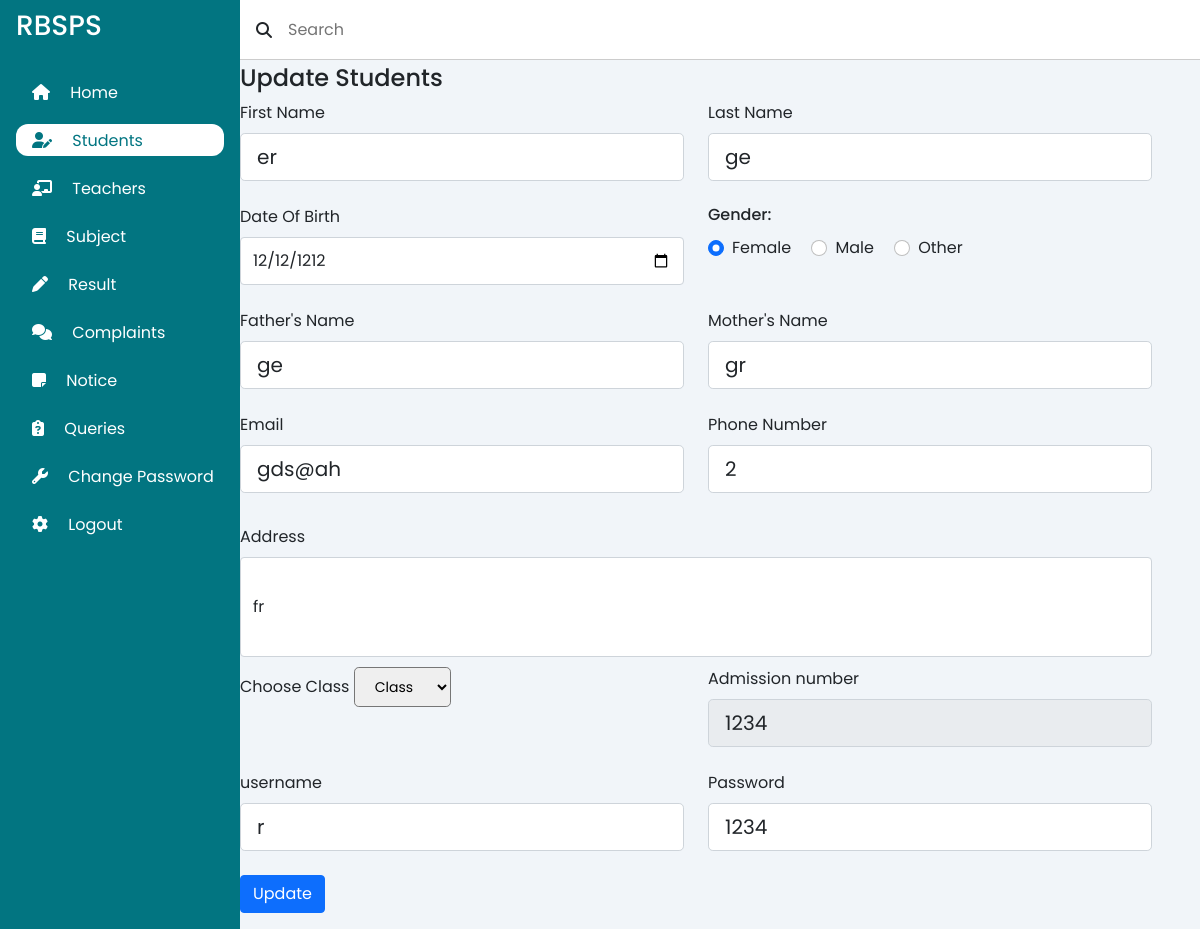
The page /admin/updateStudents.php?admno=1234 on the database its author committed.
### tables this page shows
CREATE TABLE `student` (
  `sid` int(11) NOT NULL,
  `name` varchar(100) NOT NULL,
  `class` int(2) NOT NULL,
  `ph` int(15) NOT NULL,
  `admno` int(10) NOT NULL,
  `gender` varchar(10) NOT NULL,
  `fname` varchar(100) NOT NULL,
  `mname` varchar(100) NOT NULL,
  `email` varchar(200) NOT NULL,
  `address` text NOT NULL,
  `username` varchar(100) NOT NULL,
  `lastname` varchar(100) NOT NULL,
  `dob` date DEFAULT NULL,
  `pass` varchar(260) NOT NULL,
  `path` varchar(500) NOT NULL
);

### admin/updateStudents.php (the view, shortened to what this page needs)
<?php
require '../connection.php';
$admno=$_GET['admno'];
    ?>
<!DOCTYPE html>
<html lang="en">
<head>
    <link rel="stylesheet" href="//cdn.datatables.net/1.13.4/css/jquery.dataTables.min.css">
    <link href="https://cdn.jsdelivr.net/npm/bootstrap@5.1.3/dist/css/bootstrap.min.css" rel="stylesheet"
>
    <link rel="stylesheet" href="style.css">
</head>
<?php
 $sql = "SELECT * FROM `student` where admno=$admno";
 $result = mysqli_query($conn, $sql);
 $row = mysqli_fetch_assoc($result);
?>
<body>
    <div class="sidebar">
        <div class="sidebar-header">
            <h3 class="brand">
                <span>RBSPS</span>
            </h3>
        </div>
        <div class="sidebar-menu">
            <ul>
                <li>
                    <a href="index.php">
                        <i class="fa-sharp fa-solid fa-house"></i>
                        <span>Home</span>
                    </a>
                </li>
                <li class="active">
                    <a href="#">
                        <i class="fa-solid fa-user-pen"></i>
                        <span>Students</span>
                    </a>
                </li>
                <li>
                    <a href="manageTeacher.php">
                        <i class="fa-solid fa-chalkboard-user"></i>
                        <span>Teachers</span>
                    </a>
                </li>
                <li>
                    <a href="manageSubject.php">
                        <i class="fa fa-book"></i>
                        <span>Subject</span>
                    </a>
                </li>
                <li>
                    <a href="editResult.php">
                        <i class="fa-solid fa-pen"></i>
                        <span>Result</span>
                    </a>
                </li>
                <li>
                    <a href="viewComplaints.php">
                        <i class="fa-solid fa-comments"></i>
                        <span>Complaints</span>
                    </a>
                </li>
                <li>
                    <a href="manageNotice.php">
                        <i class="fa fa-sticky-note"></i>
                        <span>Notice</span>
                    </a>
                </li>
                <li>
                    <a href="manageQuery.php">
                        <i class="fa-solid fa-clipboard-question"></i>
                        <span>Queries</span>
                    </a>
                </li>
                <li>
                    <a href="changePassword.php">
                        <i class="fa-solid fa-wrench"></i>
                        <span>Change Password</span>
                    </a>
                </li>
                <li>
                    <a href="logout.php">
                        <i class="fa-solid fa-gear"></i>
                        <span>Logout</span>
                    </a>
                </li>
            </ul>
        </div>
    </div>
    <div class="main-content">
        <header>
            <div class="search-wrapper">
                <i class="fa-solid fa-magnifying-glass"></i>
                <input type="search" name="" id="" placeholder="Search">
            </div>
        </header>
    </div>
    <main style="margin-left: 16%; margin-top: 4%;">
        <h4>Update Students</h4>
        <form action="updateStudents.php?admno=<?=$admno?>" method="post">
            <div class="row">
                <div class="col-md-6 mb-4">
                    <div class="form-outline">
                        <label class="form-label" for="firstName">First Name</label>
                        <input value="<?=$row['name']?>" type="text" name="name" id="firstName" class="form-control form-control-lg" style="width:100%" />
                    </div>
                </div>
                <div class="col-md-6 mb-4">
                    <div class="form-outline">
                        <label class="form-label" for="lastName">Last Name</label>
                        <input value="<?=$row['lastname']?>" name="lastname" type="text" id="lastName" class="form-control form-control-lg" />
                    </div>
                </div>
            </div>
            <div class="row">
                <div class="col-md-6 mb-4 d-flex align-items-center">
                    <div class="form-outline datepicker w-100">
                        <label for="birthdayDate" class="form-label">Date Of Birth</label>
                        <input value="<?=$row['dob']?>" type="date" class="form-control " name="dob" id="birthdayDate"
                            style="height: 48px; font-size: medium;">
                    </div>
                </div>
                <div class="col-md-6 mb-4">
                    <h6 class="mb-2 pb-1">Gender: </h6>
                    <div class="form-check form-check-inline">
                        <input class="form-check-input" type="radio" name="inlineRadioOptions" id="femaleGender"
                            value="female" checked />
                        <label class="form-check-label" for="femaleGender">Female</label>
                    </div>
                    <div class="form-check form-check-inline">
                        <input class="form-check-input" type="radio" name="inlineRadioOptions" id="maleGender"
                            value="male" />
                        <label class="form-check-label" for="maleGender">Male</label>
                    </div>
                    <div class="form-check form-check-inline">
                        <input class="form-check-input" type="radio" name="inlineRadioOptions" id="otherGender"
                            value="other" />
                        <label class="form-check-label" for="otherGender">Other</label>
                    </div>
                </div>
            </div>
            <div class="row">
                <div class="col-md-6 mb-4">
                    <div class="form-outline">
                        <label class="form-label" for="father_name">Father's Name</label>
                        <input value="<?=$row['fname']?>" type="text" id="father_name" name="fname" class="form-control form-control-lg" style="width:100%" />
                    </div>
                </div>
                <div class="col-md-6 mb-4">
                    <div class="form-outline">
                        <label class="form-label" for="mother_name">Mother's Name</label>
                        <input value="<?=$row['mname']?>" type="text" id="mother_name" name="mname" class="form-control form-control-lg" />
                    </div>
                </div>
            </div>
            <div class="row">
                <div class="col-md-6 mb-4 pb-2">
                    <div class="form-outline">
                        <label class="form-label" for="emailAddress">Email</label>
                        <input value="<?=$row['email']?>" type="email" id="emailAddress" name="email" class="form-control form-control-lg" />
                    </div>
                </div>
                <div class="col-md-6 mb-4 pb-2">
                    <div class="form-outline">
                        <label class="form-label" for="phoneNumber">Phone Number</label>
                        <input value="<?=$row['ph']?>" type="tel" id="phoneNumber" name="ph" class="form-control form-control-lg" />
                    </div>
                </div>
            </div>
            <div style="margin-bottom:10px">
                <label class="form-label" for="address">Address</label>
                    <input type='text' value="<?=$row['address']?>" class="form-control" name="address" placeholder="" id="address" style="height:100px;"></textarea>
                </div>
            <div class="row">
                <div class="col">
                    <label class="form-label select-label">Choose Class</label>
                    <select class="select form-control-lg " name="class" style="font-size: 14px;">
                        <option value="1">Class</option>
                    </select><br>
                </div>
                <div class="col-md-6 mb-4">
                    <div class="form-outline">
                        <label class="form-label" for="admsnNo">Admission number</label>
                        <input readonly value="<?=$row['admno']?>" type="text" id="admsnNo" class="form-control form-control-lg" style="width:100%" />
                    </div>
                </div>
            </div>
            <div class="row">
                <div class="col-md-6 mb-4">
                    <div class="form-outline">
                        <label class="form-label" for="username">username</label>
                        <input value="<?=$row['username']?>" name="username" type="text" id="username" class="form-control form-control-lg" style="width:100%" />
                    </div>
                </div>
                <div class="col-md-6 mb-4">
                    <div class="form-outline">
                        <label class="form-label" for="password">Password</label>
                        <input value="<?=$row['pass']?>" name="pass" type="text" id="password" class="form-control form-control-lg" />
                    </div>
                </div>
            </div>
            <button type="submit" class="btn btn-primary">Update</button>
        </form>
    </main>
</body>
</html>

### admin/style.css (style rules this page uses)
:root { --main-color: #027581; --color-dark: #1d2231; --text-grey: #8390A2; }
* { font-family: 'Poppins',sans-serif; margin: 0; padding: 0; text-decoration: none; list-style-type: none; box-sizing: border-box; }
.sidebar { height: 100%; width: 240px; position: fixed; left:0; top: 0; z-index: 100; background: var(--main-color ); color:#fff; overflow-y: auto; transition: width 500ms; }
.sidebar-header { display: flex; justify-content: space-between; align-items: center; height: 60px; padding: 0rem 1rem; }
.sidebar-menu { padding: 1rem; }
.sidebar li { margin-bottom: 1rem; }
.sidebar a { color: #fff; font-size: 1rem; }
.active { background-color:#fff; border-radius: 12px; }
.active a { color:#027581; }
.sidebar a i:first-child { padding: 0.5rem 1rem; }
.main-content { position: relative; margin-left: 240px; transition: margin-left 500ms; }
header { position: fixed; top: 0; z-index: 100; width: calc(100% -240px); background: #fff; height: 60px; padding: 0rem 1rem; display: flex; align-items: center; justify-content: space-between; border-bottom: 1px solid #ccc; }
.search-wrapper { display: flex; align-items: center; }
.search-wrapper input { border: 0; outline: 0; padding: 1rem; height: 38px; width: 70rem; }
main { margin-top: 0; background: #f1f5f9; min-height: 90vh; padding: 1rem 3rem; }

### admin/updateStudents.php (style rules this page uses)
form input { font-size: 1rem; font-weight: 300px; }
.sidebar ul { padding-left: 0; }
.sidebar a { text-decoration: none; }

### rows shown on the page
student: name "er", lastname "ge", dob "12/12/1212", fname "ge", mname "gr", email "gds@ah", ph "2", address "fr", admno "1234", username "r", pass "1234"
